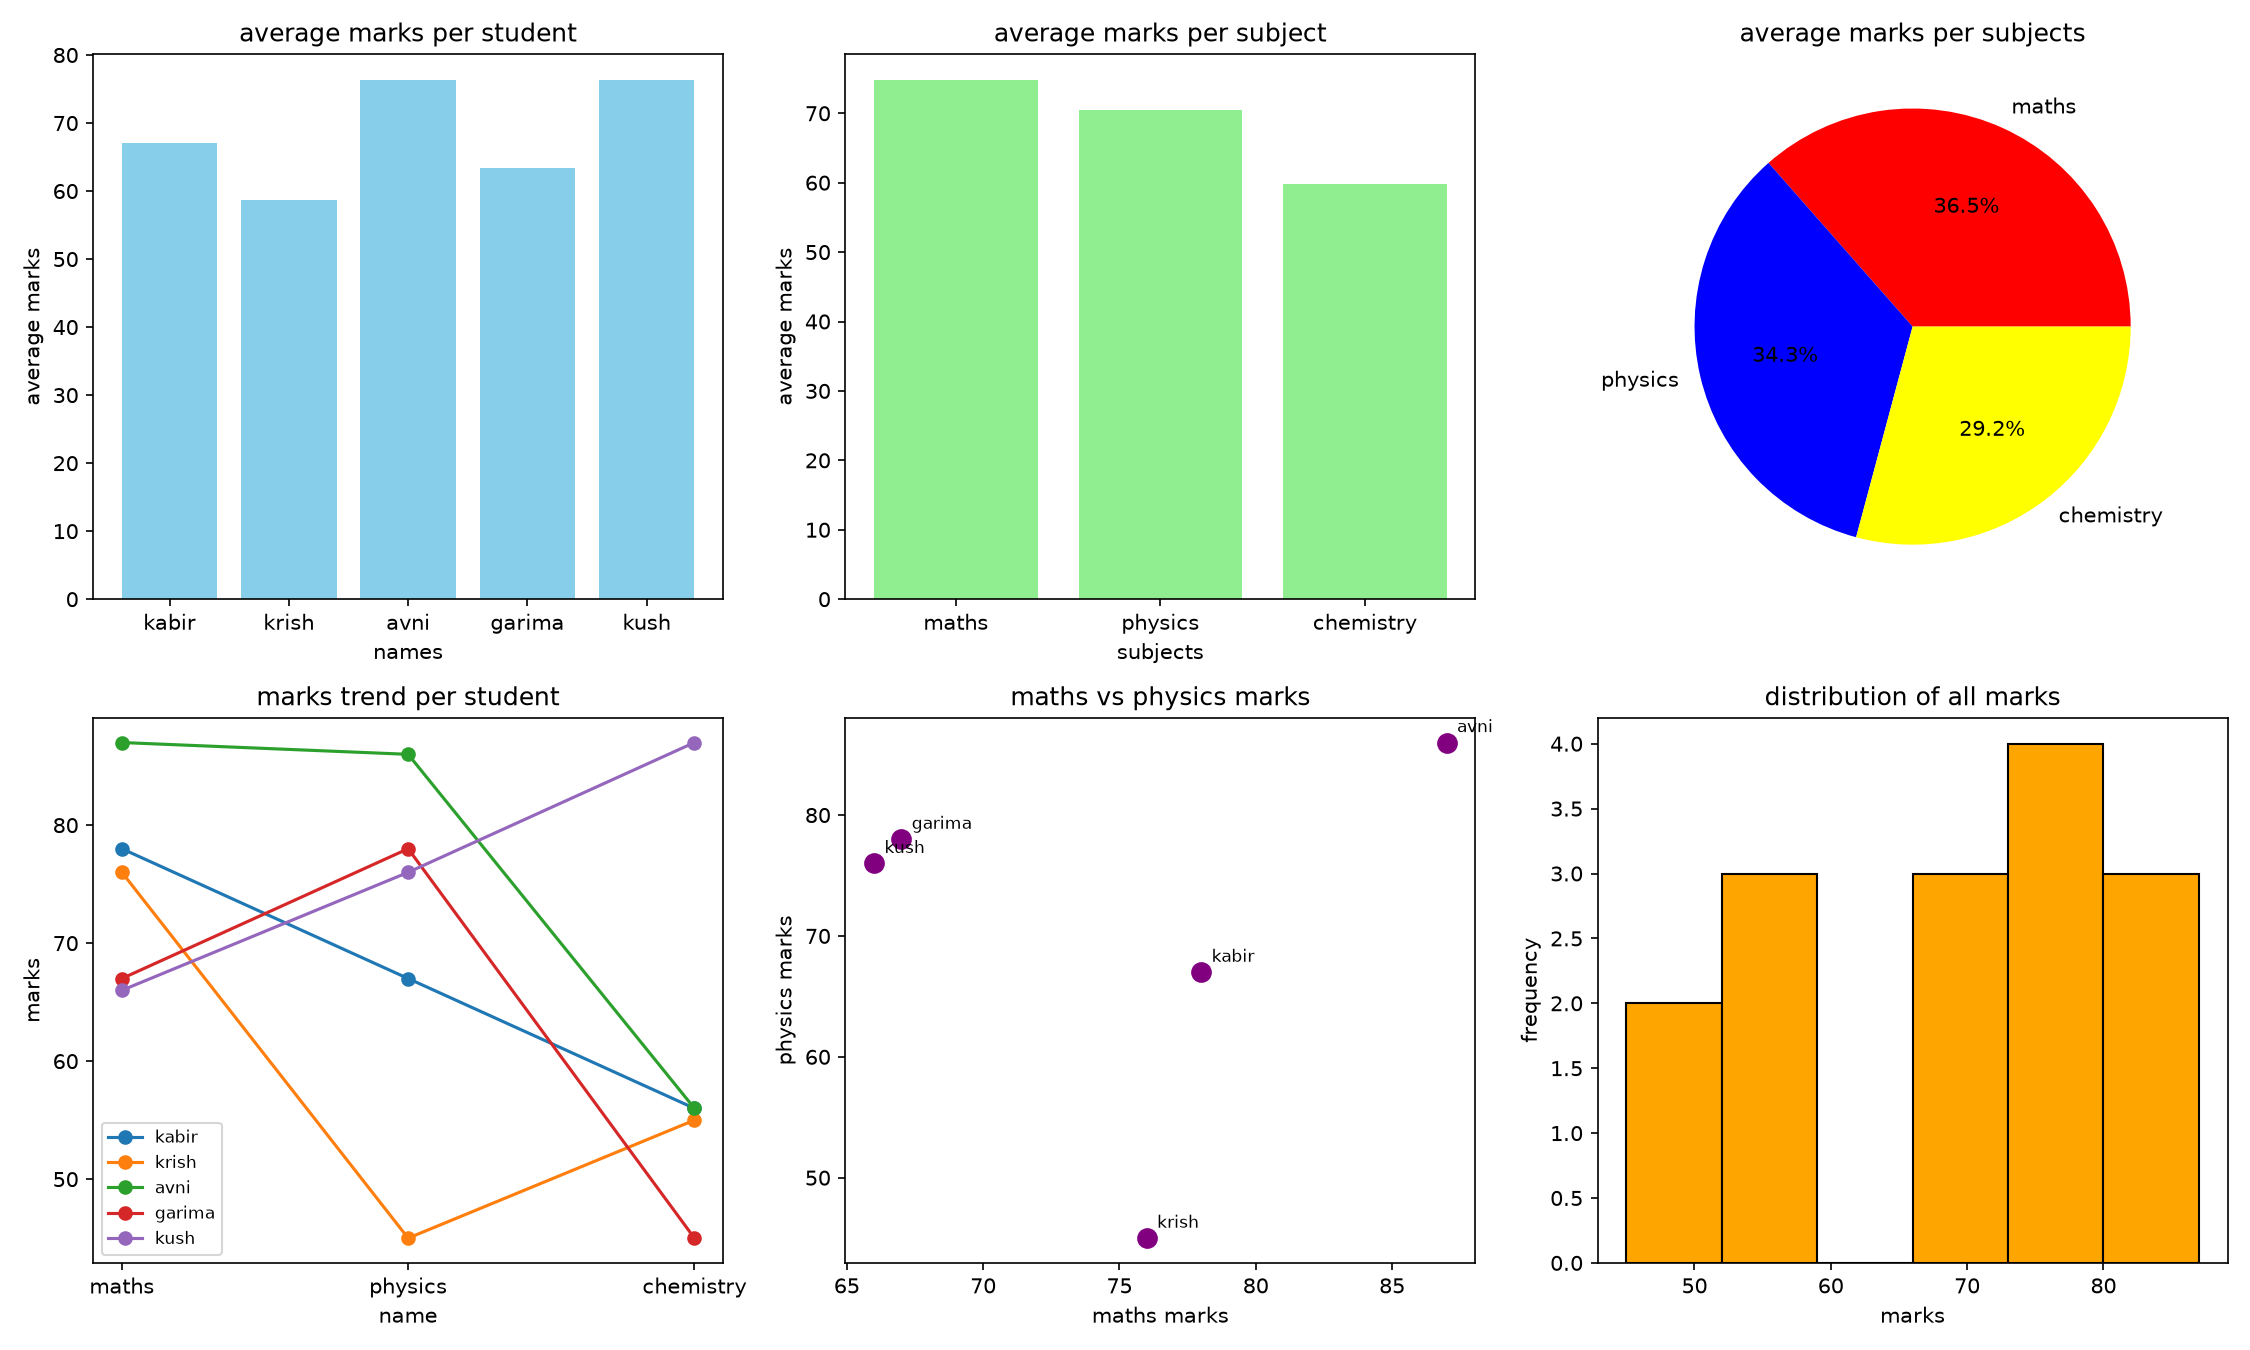

The Python source for this figure:
import numpy as np
import matplotlib.pyplot as plt
name=np.array(["kabir","krish","avni","garima","kush"])
subject=np.array(["maths","physics","chemistry"])
marks=np.array([[78,67,56],
                [76,45,55],
                [87,86,56],
                [67,78,45],
                [66,76,87]])
average_student=marks.mean(axis=1)
average_subject=marks.mean(axis=0)
plt.figure(figsize=(15,9))
#for bar chart 1
plt.subplot(2,3,1)
plt.bar(name,average_student,color="skyblue")
plt.title("average marks per student")
plt.xlabel("names")
plt.ylabel("average marks")
#bar chart 2
plt.subplot(2,3,2)
plt.bar(subject,average_subject,color="lightgreen")
plt.title("average marks per subject")
plt.xlabel("subjects")
plt.ylabel("average marks")
#for pie chart
plt.subplot(2,3,3)
plt.pie(average_subject,labels=subject,autopct="%1.1f%%",
        colors=["red","blue","yellow"])
plt.title("average marks per subjects")
#line chart
plt.subplot(2,3,4)
for i,student_name in enumerate(name):
    plt.plot(subject,marks[i],marker="o",label=student_name)
plt.title("marks trend per student")
plt.xlabel("name")
plt.ylabel("marks")
plt.legend(fontsize=8)
#for scatter plot
plt.subplot(2,3,5)
plt.scatter(marks[:,0],marks[:,1],color="purple",s=80)
for i, student_name in enumerate (name):
    plt.annotate(student_name,(marks[i,0],marks[i,1]),textcoords="offset points",
    xytext=(5,5),fontsize=8 )
plt.title("maths vs physics marks")
plt.xlabel("maths marks")
plt.ylabel("physics marks")
#for histogram
plt.subplot(2,3,6)
plt.hist(marks.flatten(),bins=6,color="orange",edgecolor="black")
plt.title("distribution of all marks")
plt.xlabel("marks")
plt.ylabel("frequency")
#layout
plt.tight_layout()
plt.savefig("dashboard.png",dpi=150)
plt.show()
